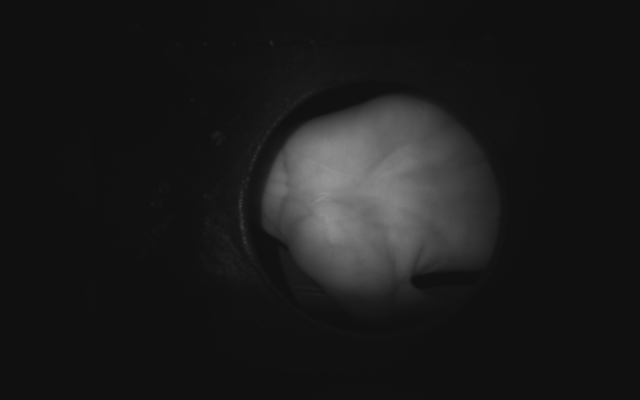
#> input picture palm_vein_dataset/subject001/sample_002.png, 1280 x 800 px, found by its file name (shown at 1/2 size); its folder holds only this picture in this run
$ python crop_picker.py
#> lines starting #> are read from the running program, lines starting #| are printed output that depends on the picture
"""
crop_picker.py
--------------
Interactive crop-region picker for the palm vein dataset.

Controls:
  LEFT / RIGHT arrow  : cycle through sample subjects
  SPACE               : draw / redraw the crop box on current image
  ENTER               : confirm current crop box and show preview
  S                   : save the coordinates to crop_coords.txt
  Q / ESC             : quit
"""

import cv2
import os
import numpy as np

DATASET = r"c:\Users\riyat\OneDrive\Documents\palmvein\palm_vein_dataset"

# Pick one representative image per subject (sample_000)
subjects = sorted([d for d in os.listdir(DATASET) if os.path.isdir(os.path.join(DATASET, d))])
images   = [os.path.join(DATASET, s, "sample_002.png") for s in subjects]  # middle sample

# --------------------------------------------------------------------------

def load(path):
    img = cv2.imread(path, cv2.IMREAD_GRAYSCALE)
#> img is the input picture: shape (800, 1280); min 15, max 150, mean 26.9
    return img

def draw_grid(img, roi, label):
    """Return a display-ready BGR image with ROI rectangle and label."""
    disp = cv2.cvtColor(img, cv2.COLOR_GRAY2BGR)
    if roi:
        x, y, w, h = roi
        cv2.rectangle(disp, (x, y), (x + w, y + h), (0, 255, 0), 2)
    # label
    cv2.putText(disp, label, (10, 28), cv2.FONT_HERSHEY_SIMPLEX,
                0.8, (0, 220, 255), 2, cv2.LINE_AA)
    cv2.putText(disp, "SPACE=pick  ENTER=preview  ARROWS=next/prev  S=save  Q=quit",
                (10, img.shape[0] - 12), cv2.FONT_HERSHEY_SIMPLEX,
                0.55, (200, 200, 200), 1, cv2.LINE_AA)
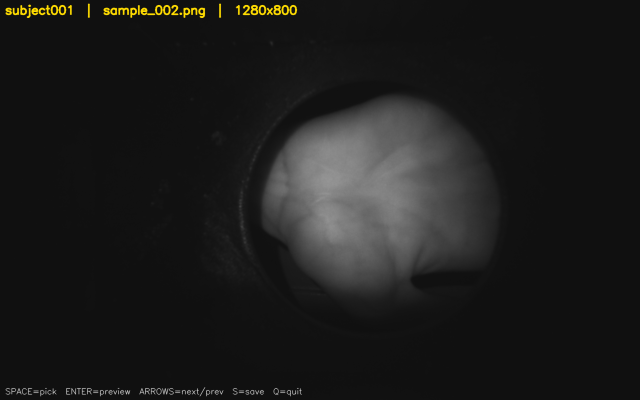
#> disp: shape (800, 1280, 3) (shown at 1/2 size); mean B, G, R 27.1, 28, 28.2
    return disp

# --------------------------------------------------------------------------

def main():
    idx = 0
    roi = None

    cv2.namedWindow("Crop Picker", cv2.WINDOW_NORMAL)
    cv2.resizeWindow("Crop Picker", 1280, 800)

    while True:
        path  = images[idx]
        img   = load(path)
        label = f"{subjects[idx]}  |  {os.path.basename(path)}  |  {img.shape[1]}x{img.shape[0]}"
        disp  = draw_grid(img, roi, label)
        cv2.imshow("Crop Picker", disp)

        key = cv2.waitKey(0) & 0xFF
#> (key q is pressed here)

        if key in (ord('q'), 27):          # Q / ESC  — quit
            break

        elif key == 83 or key == ord('d'): # RIGHT arrow or d
            idx = (idx + 1) % len(images)

        elif key == 81 or key == ord('a'): # LEFT arrow or a
            idx = (idx - 1) % len(images)

        elif key == ord(' '):              # SPACE — select ROI
            cv2.imshow("Crop Picker", disp)
            r = cv2.selectROI("Crop Picker", cv2.cvtColor(img, cv2.COLOR_GRAY2BGR),
                               fromCenter=False, showCrosshair=True)
            if r[2] > 0 and r[3] > 0:
                roi = r   # (x, y, w, h)
                print(f"Selected ROI: x={r[0]}, y={r[1]}, w={r[2]}, h={r[3]}")

        elif key == 13:                    # ENTER — preview crop
            if roi:
                x, y, w, h = roi
                cropped = img[y:y+h, x:x+w]
                cv2.imshow("Preview (any key to close)", cropped)
                cv2.waitKey(0)
                cv2.destroyWindow("Preview (any key to close)")
            else:
                print("No ROI selected yet — press SPACE to pick one.")

        elif key == ord('s'):              # S — save coords
            if roi:
                x, y, w, h = roi
                out = os.path.join(os.path.dirname(DATASET), "crop_coords.txt")
                with open(out, "w") as f:
                    f.write(f"x={x}\ny={y}\nw={w}\nh={h}\n")
                print(f"Saved crop coords to {out}")
                print(f"  x={x}, y={y}, w={w}, h={h}")
            else:
                print("Nothing to save yet.")

    cv2.destroyAllWindows()

if __name__ == "__main__":
    main()

$ run again, on palm_vein_cropped/subject004/sample_002.png
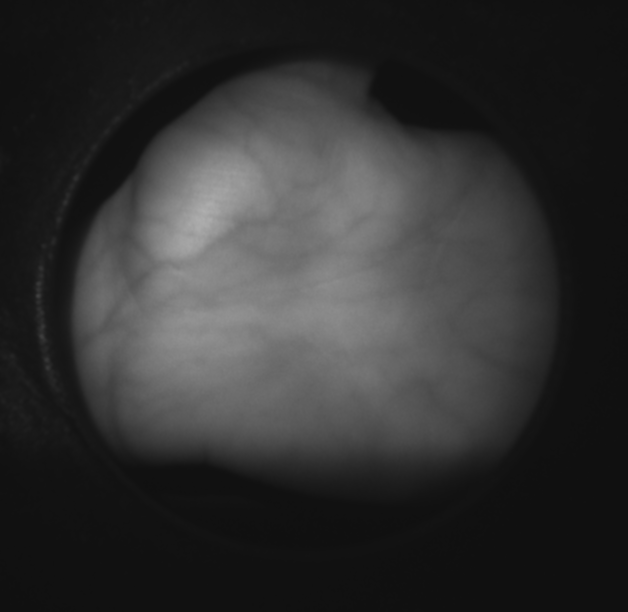
#> input picture palm_vein_cropped/subject004/sample_002.png, 628 x 612 px, found by its file name
#> in load, img is the input picture: shape (612, 628); min 16, max 175, mean 49.2
#> in draw_grid, `cv2.putText(disp, "SPACE=pick  ENTER=preview  ARROWS=next/prev  S=save..`:
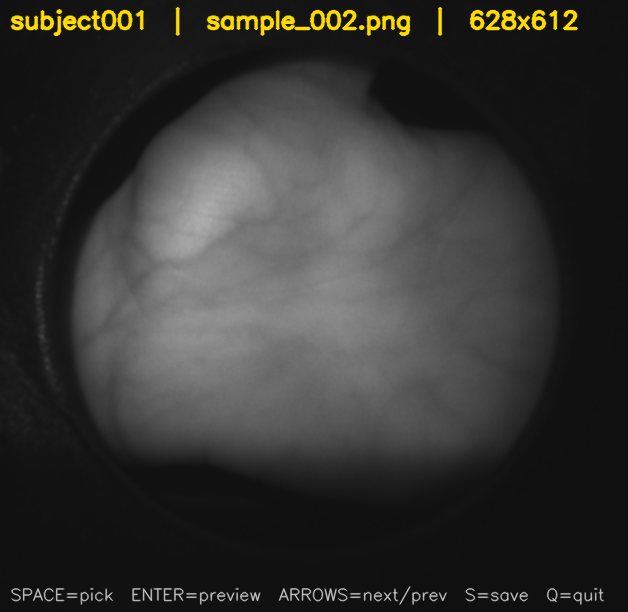
#> disp: shape (612, 628, 3); mean B, G, R 49.8, 52.2, 52.6
